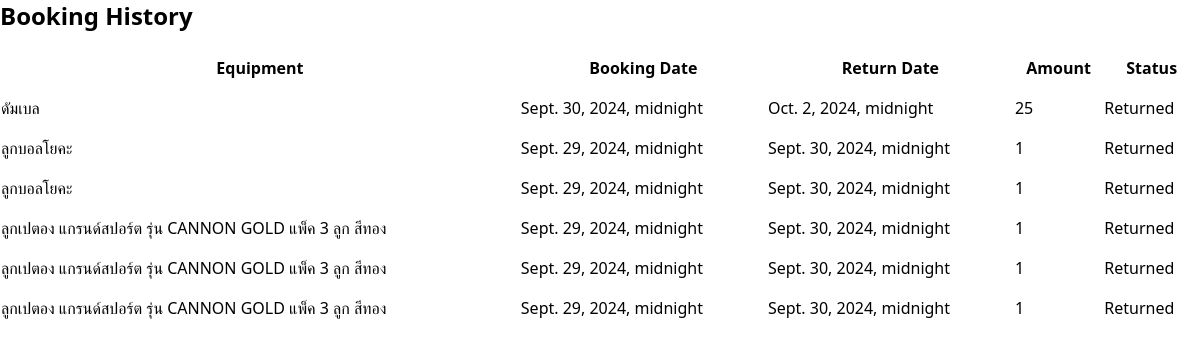
/booking-history/ (signed in), run on the app's committed database.
### base/models.py (models this page shows, shortened)
class Booking(models.Model):
    user = models.ForeignKey(CustomUser , on_delete=models.CASCADE)
    equipment = models.ForeignKey(Equipment , on_delete=models.CASCADE)
    amount = models.PositiveIntegerField()
    status = models.CharField(max_length=20,
                              choices=[
                                  ('Pending', 'Pending'),
                                  ('Approved', 'Approved'),
                                  ('Denied', 'Denied')
                                  ])
    approved_by = models.ForeignKey('Staff',on_delete=models.SET_NULL , null = True , blank = True)
    booking_date = models.DateTimeField()
    return_date = models.DateTimeField()

class Equipment(models.Model):
    name = models.CharField(max_length = 100)
    type = models.CharField(max_length = 50)
    available_amount = models.PositiveIntegerField()
    created_at = models.DateTimeField(auto_now_add= True)
    picture = models.ImageField(upload_to='equipment_pictures/', default='default.jpg')

### renting/views.py (the view)
# urls.py: path('booking-history/', BookingHistoryView.as_view(), name='booking_history'),
class BookingHistoryView(ListView):
    model = Booking
    template_name = 'renting/booking_history.html'
    context_object_name = 'bookings'
    paginate_by = 10  # Optional: paginate the list if there are many bookings
    def get_queryset(self):
        return Booking.objects.filter(user=self.request.user).order_by('-booking_date')

### renting/templates/renting/booking_history.html (shortened to what this page needs)
{% extends "base.html" %}
{% block main %}
<h1 class="text-2xl font-bold mb-4">Booking History</h1>
{% if bookings %}
    <table class="min-w-full bg-white">
        <thead>
            <tr>
                <th class="py-2">Equipment</th>
                <th class="py-2">Booking Date</th>
                <th class="py-2">Return Date</th>
                <th class="py-2">Amount</th>
                <th class="py-2">Status</th>
            </tr>
        </thead>
        <tbody>
            {% for booking in bookings %}
            <tr>
                <td class="py-2">{{ booking.equipment.name }}</td>
                <td class="py-2">{{ booking.booking_date }}</td>
                <td class="py-2">{{ booking.return_date }}</td>
                <td class="py-2">{{ booking.amount }}</td>
                <td class="py-2">
                    {% if booking.return_date %}
                    Returned
                    {% else %}
                    Ongoing
                    {% endif %}
                </td>
            </tr>
            {% endfor %}
        </tbody>
    </table>
{% else %}
    <p>You have no bookings in your history.</p>
{% endif %}
{% endblock %}

### data on the page
Booking: equipment.name "ดัมเบล", booking_date "Sept. 30, 2024, midnight", return_date "Oct. 2, 2024, midnight", amount "25", shows "Returned"
Booking: equipment.name "ลูกบอลโยคะ", booking_date "Sept. 29, 2024, midnight", return_date "Sept. 30, 2024, midnight", amount "1", shows "Returned"
Booking: equipment.name "ลูกบอลโยคะ", booking_date "Sept. 29, 2024, midnight", return_date "Sept. 30, 2024, midnight", amount "1", shows "Returned"
Booking: equipment.name "ลูกเปตอง แกรนด์สปอร์ต รุ่น CANNON GOLD แพ็ค 3 ลูก สีทอง", booking_date "Sept. 29, 2024, midnight", return_date "Sept. 30, 2024, midnight", amount "1", shows "Returned"
Booking: equipment.name "ลูกเปตอง แกรนด์สปอร์ต รุ่น CANNON GOLD แพ็ค 3 ลูก สีทอง", booking_date "Sept. 29, 2024, midnight", return_date "Sept. 30, 2024, midnight", amount "1", shows "Returned"
Booking: equipment.name "ลูกเปตอง แกรนด์สปอร์ต รุ่น CANNON GOLD แพ็ค 3 ลูก สีทอง", booking_date "Sept. 29, 2024, midnight", return_date "Sept. 30, 2024, midnight", amount "1", shows "Returned"
